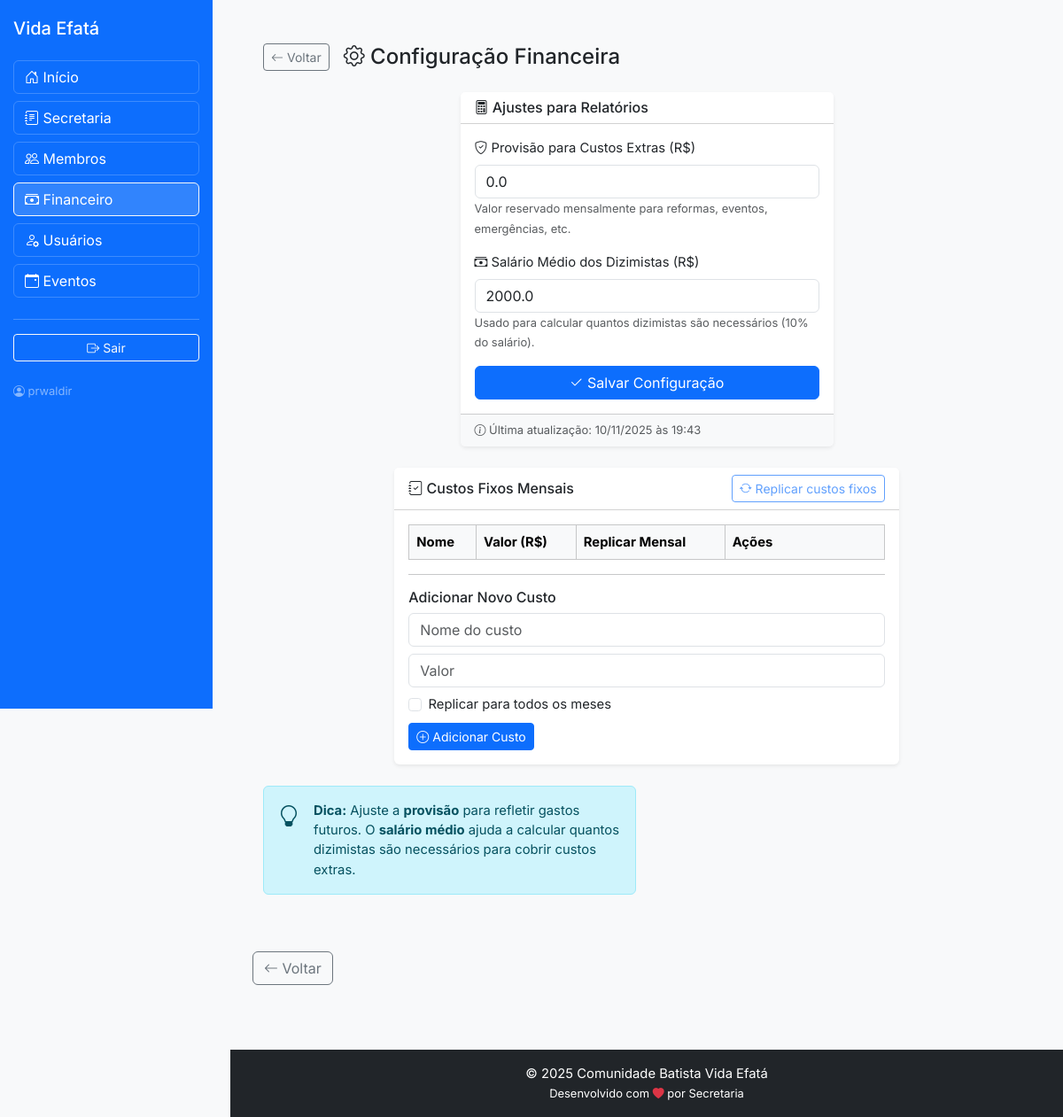
Before: /financeiro/configuracao (signed in) with the older database file.
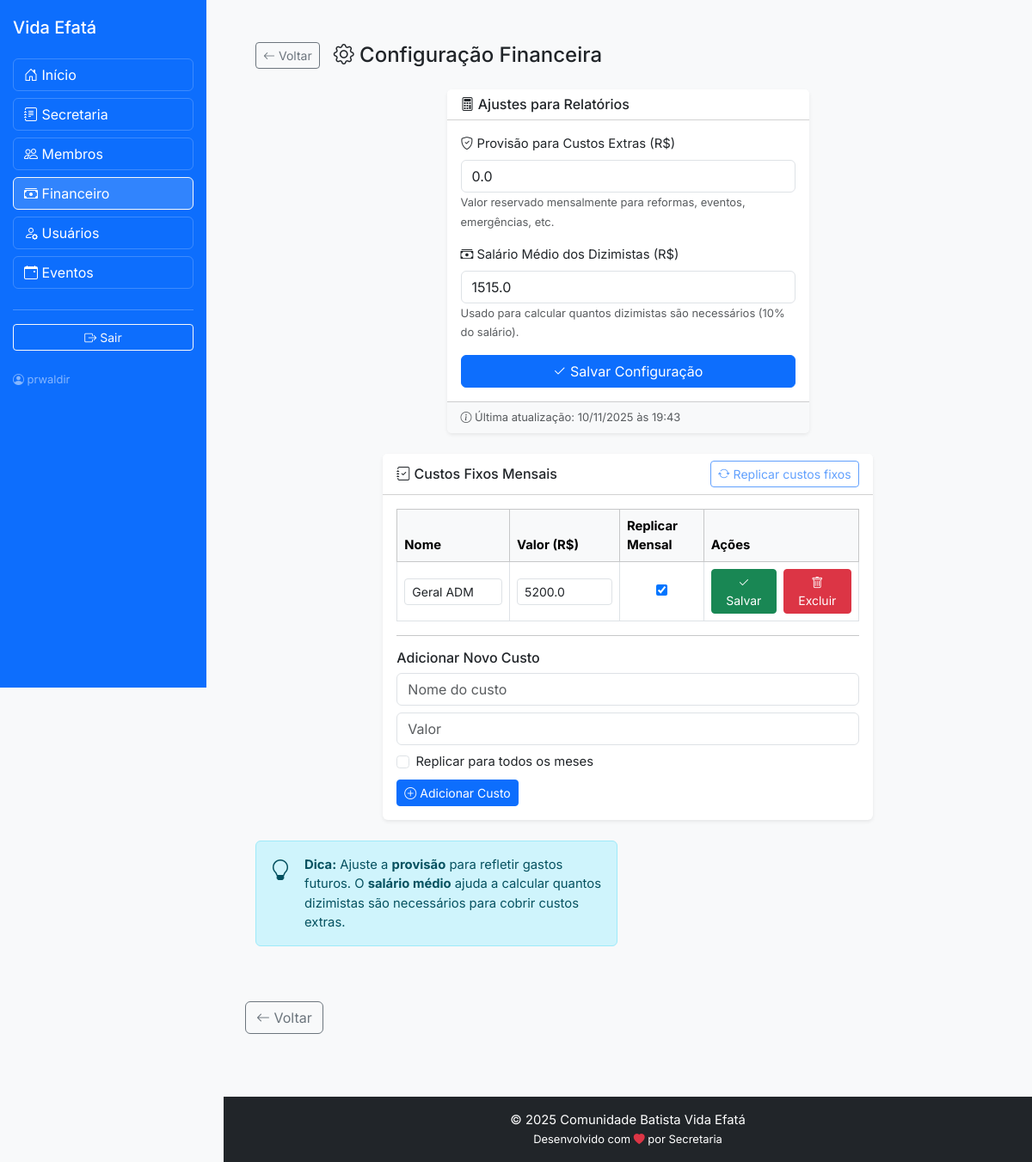
After: the same page with the newer database file.
### app.py (models this page shows, shortened)
class Configuracao(db.Model):
    id = db.Column(db.Integer, primary_key=True)
    provisao_extras = db.Column(db.Float, default=0.0)
    salario_medio = db.Column(db.Float, default=2000.0)
    data_atualizacao = db.Column(db.DateTime, default=datetime.utcnow)

class CustoFixo(db.Model):
    __tablename__ = 'custos_fixos'
    id = db.Column(db.Integer, primary_key=True)
    nome = db.Column(db.String(100), nullable=False)
    valor = db.Column(db.Float, nullable=False)
    ativo = db.Column(db.Boolean, default=True)
    replicar_mensal = db.Column(db.Boolean, default=True)
    mes_referencia = db.Column(db.String(7))   # YYYY-MM

### app.py (the view, shortened to what this page needs)
@app.route('/financeiro/configuracao', methods=['GET', 'POST'])
@financeiro_required
@login_required
def configurar_financeiro():
    config = Configuracao.query.first()
    if not config:
        config = Configuracao()
        db.session.add(config)
        db.session.commit()
    if request.method == 'POST' and 'provisao_extras' in request.form:
        config.provisao_extras = float(request.form['provisao_extras'])
        config.salario_medio = float(request.form['salario_medio'])
        db.session.commit()
        flash("Configuração salva!", "success")
        return redirect(url_for('configurar_financeiro'))
    custos = CustoFixo.query.all()
    return render_template('secretaria/configuracao_financeiro.html', config=config, custos=custos)

### app.py (called while the page is built)
@login_manager.user_loader
def load_user(user_id):
    return User.query.get(int(user_id))

def financeiro_required(f):
    @wraps(f)
    def decorated(*args, **kwargs):
        if not current_user.is_authenticated or current_user.nivel_acesso > 3:
            flash("Acesso negado. Apenas Financeiro ou superior.", "danger")
            return redirect(url_for('secretaria'))
        return f(*args, **kwargs)
    return decorated

@app.context_processor
def inject_year():
    return {'current_year': datetime.now().year}

### templates/secretaria/configuracao_financeiro.html (shortened to what the changed rows need)
{% extends "includes/_layout.html" %}
{% block content %}
<div class="container-fluid py-4">
  <div class="d-flex align-items-center mb-4">
    <h2 class="h4 mb-0">
      <i class="bi bi-gear"></i> Configuração Financeira
    </h2>
  </div>
  <div class="row justify-content-center">
    <div class="col-lg-6">
      <div class="card border-0 shadow-sm">
        <div class="card-header bg-white">
          <h6 class="mb-0">
          </h6>
        </div>
        <div class="card-body">
          <form method="POST" action="{{ url_for('configurar_financeiro') }}">
            <div class="mb-3">
              <label class="form-label">
                <i class="bi bi-shield-check"></i> Provisão para Custos Extras (R$)
              </label>
              <input type="number"
                     name="provisao_extras"
                     class="form-control"
                     value="{{ config.provisao_extras }}"
                     step="0.01"
                     min="0"
                     required>
              <small class="text-muted">
                Valor reservado mensalmente para reformas, eventos, emergências, etc.
              </small>
            </div>
            <div class="mb-3">
              <label class="form-label">
                <i class="bi bi-cash-stack"></i> Salário Médio dos Dizimistas (R$)
              </label>
              <input type="number"
                     name="salario_medio"
                     class="form-control"
                     value="{{ config.salario_medio }}"
                     step="0.01"
                     min="0"
                     required>
              <small class="text-muted">
                Usado para calcular quantos dizimistas são necessários (10% do salário).
              </small>
            </div>
          </form>
        </div>
        <div class="card-footer bg-light text-muted small">
          <i class="bi bi-info-circle"></i>
          Última atualização:
          {{ config.data_atualizacao.strftime('%d/%m/%Y às %H:%M') if config.data_atualizacao else 'Nunca' }}
        </div>
      </div>
    </div>
  </div>
  <div class="row justify-content-center mt-4">
    <div class="col-lg-8">
      <div class="card border-0 shadow-sm">
        <div class="card-body">
          <table class="table table-bordered align-middle">
            <thead class="table-light">
              <tr>
                <th>Nome</th>
                <th>Valor (R$)</th>
                <th>Replicar Mensal</th>
                <th style="width: 180px;">Ações</th>
              </tr>
            </thead>
            <tbody>
              {% for custo in custos %}
              <tr>
                <td>
                  <form method="POST" action="{{ url_for('editar_custo_fixo', id=custo.id) }}" class="d-flex gap-2">
                    <input type="text" name="nome" class="form-control form-control-sm" value="{{ custo.nome }}">
                </td>
                <td>
                    <input type="number" name="valor" class="form-control form-control-sm" step="0.01" value="{{ custo.valor }}">
                </td>
                <td class="text-center">
                    <input type="checkbox" name="replicar_mensal" {% if custo.replicar_mensal %}checked{% endif %}>
                </td>
                <td>
                    <div class="d-flex gap-2">
                      <button type="submit" class="btn btn-sm btn-success">
                        <i class="bi bi-check2"></i> Salvar
                      </button>
                  <form method="POST" action="{{ url_for('excluir_custo_fixo', id=custo.id) }}" style="display:inline;">
                    <button type="submit" class="btn btn-sm btn-danger">
                      <i class="bi bi-trash"></i> Excluir
                    </button>
                  </form>
                    </div>
                </td>
              </tr>
              {% endfor %}
            </tbody>
          </table>
        </div>
      </div>
    </div>
  </div>
</div>
{% endblock %}

Changed rows visible on the page:
changed Configuracao: salario_medio "2000.0" → "1515.0"
added CustoFixo: nome "Geral ADM", valor "5200.0", replicar_mensal "☑"
